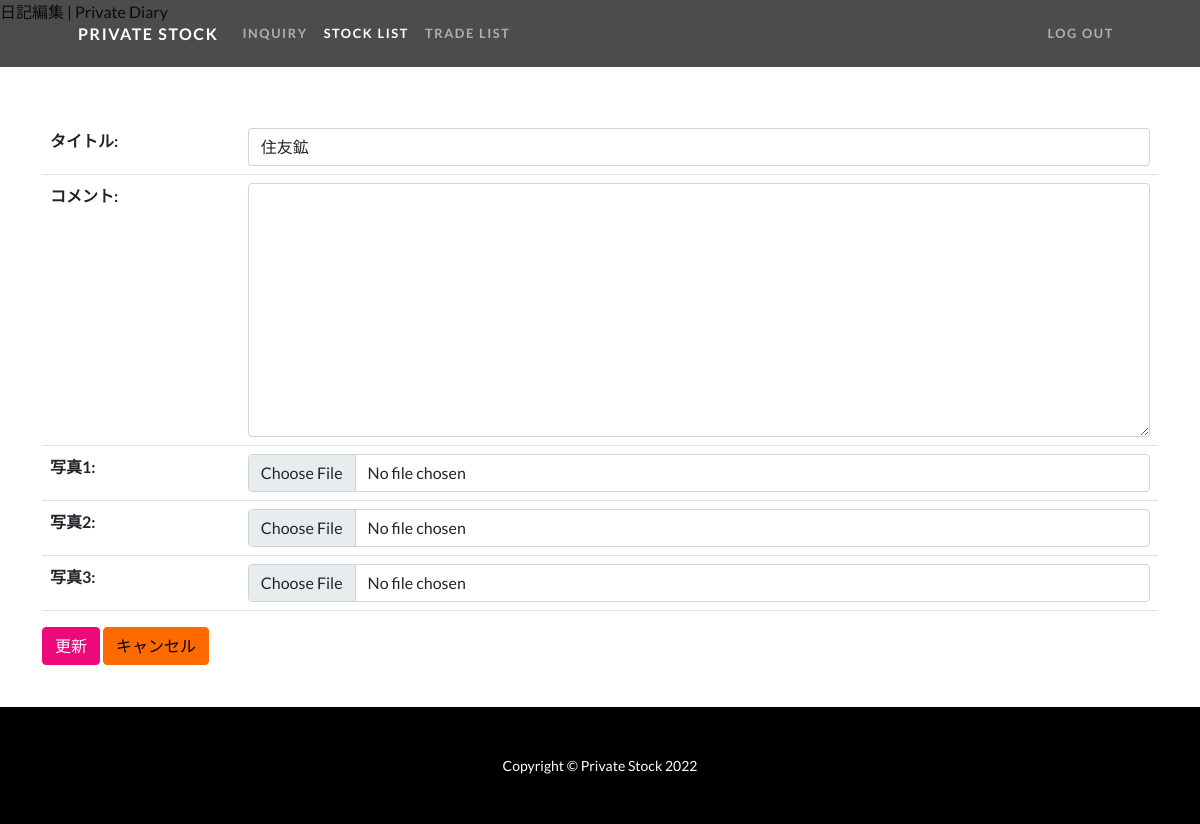
/stock-update/5713/ (signed in), run on an earlier commit of the app's database.
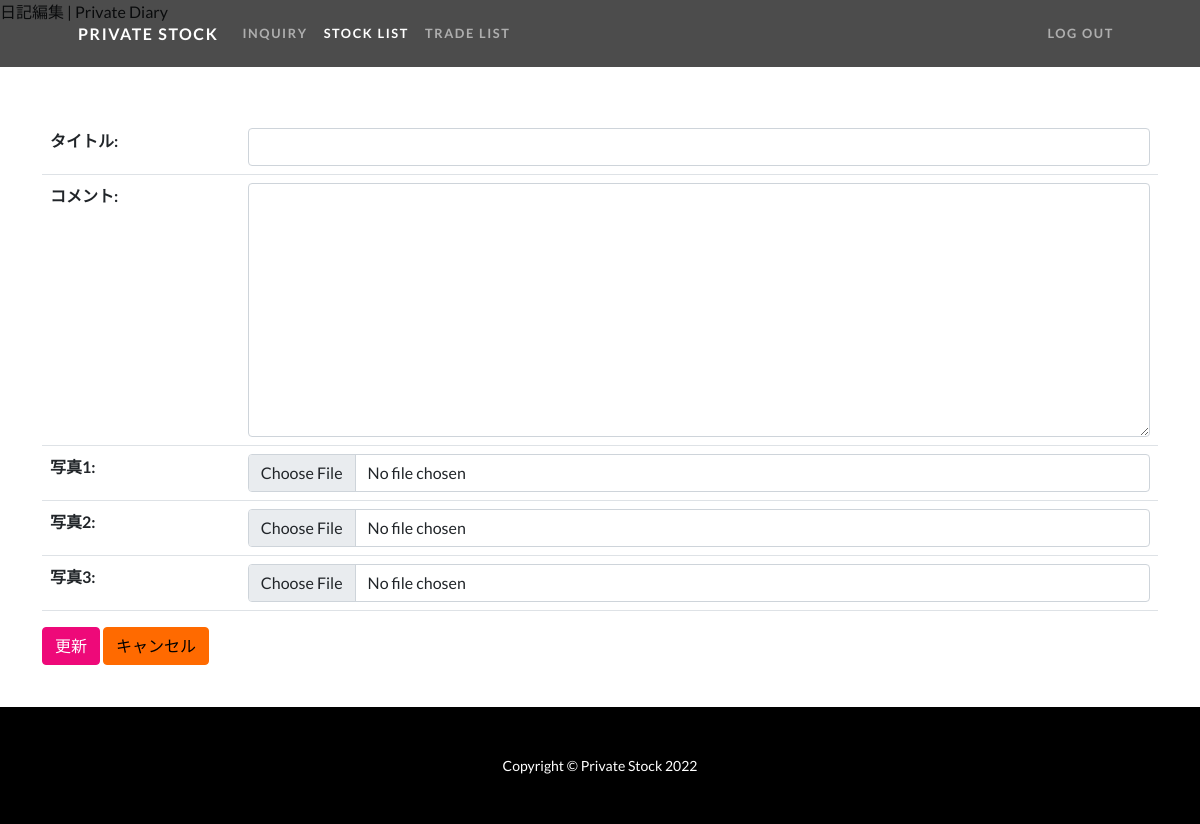
And on a later commit of the database.
### stock/models.py (models this page shows, shortened)
class Stock(models.Model):
    Symbol = models.CharField(max_length=6, default='', primary_key=True)
    SymbolName = models.CharField(null=True, verbose_name='タイトル', max_length=40)
    Price = models.IntegerField(null=True)
    LeavesQty = models.IntegerField(null=True)
    CurrentPrice = models.DecimalField(null=True, decimal_places=0, max_digits=10)
    Valuation = models.DecimalField(null=True, decimal_places=0, max_digits=10)
    ProfitLoss = models.DecimalField(null=True, decimal_places=0, max_digits=10)
    ProfitLossRate = models.DecimalField(null=True, decimal_places=3, max_digits=6)
    comment = models.TextField(verbose_name='コメント', blank=True, null=True)
    user = models.ForeignKey(CustomUser, verbose_name='ユーザー', on_delete=models.PROTECT)
    title = models.CharField(verbose_name='タイトル', max_length=40)
    photo1 = models.ImageField(verbose_name='写真1', blank=True, null=True)
    photo2 = models.ImageField(verbose_name='写真2', blank=True, null=True)
    photo3 = models.ImageField(verbose_name='写真3', blank=True, null=True)
    created_at = models.DateTimeField(verbose_name='作成日時', auto_now_add=True)
    updated_at = models.DateTimeField(verbose_name='更新日時', auto_now=True)
    holding = models.BooleanField(default=False)  # Stock hold or not.
    period = models.IntegerField(default=7)
    period_type = models.CharField(default='day', verbose_name='期間表示タイプ', max_length=10)
    class Meta:
        verbose_name_plural = 'Stock'

### stock/views.py (the view, shortened to what this page needs)
# urls.py: path('stock-update/<str:pk>/', views.StockUpdateView.as_view(), name="stock_update"),
class StockUpdateView(LoginRequiredMixin, OnlyYouMixin, generic.UpdateView):
    model = Stock
    template_name = 'stock_update.html'
    form_class = StockCreateForm

### stock/forms.py
class StockCreateForm(forms.ModelForm):
    class Meta:
        model = Stock
        fields = ('title', 'comment', 'photo1', 'photo2', 'photo3',)
    def __init__(self, *args, **kwargs):
        super().__init__(*args, **kwargs)
        for field in self.fields.values():
            field.widget.attrs['class'] = 'form-control'

### stock/views.py (called while the page is built)
    def test_func(self):
        stock = get_object_or_404(Stock, pk=self.kwargs['pk'])
        return self.request.user == stock.user

### stock/templates/stock_update.html (shortened to what this page needs)
{% extends 'base.html' %}
{% load static %}
{% block active_stock_list %}active{% endblock %}
{% block contents %}
<div class="container my-div-style">
    <div class="row">
        <form method="POST" enctype='multipart/form-data'>
            <table class="table">
                {{ form.as_table }}
            </table>
            <button class="btn btn-primary" type="submit">更新</button>
            <a class="btn btn-secondary ml-2" href="{% url 'stock:stock_detail' object.pk %}">キャンセル</a>
        </form>
    </div>
</div>
{% endblock %}

### stock/templates/base.html (shortened to what this page needs)
{% load static %}
<html lang="ja">
<head>
    <link href="{% static 'css/one-page-wonder.css' %}" rel="stylesheet"/>
    <link rel="stylesheet" type="text/css" href="{% static 'css/mystyle.css' %}">
</head>
<body>
<div id="wrapper">
    <nav class="navbar navbar-expand-lg navbar-dark navbar-custom fixed-top">
        <div class="container px-5">
            <a class="navbar-brand" href="{% url 'stock:index' %}">PRIVATE Stock</a>
            <div class="collapse navbar-collapse" id="navbarResponsive">
                <ul class="navbar-nav me-auto">
                    <li class="nav-item">
                        <a class="nav-link {% block active_inquiry %}{% endblock %}" href="{% url 'stock:inquiry' %}">INQUIRY</a>
                    </li>
                    {% if user.is_authenticated %}
                    <li class="nav-item">
                        <a class="nav-link {% block active_stock_list %}{% endblock %}"
                           href="{% url 'stock:stock_list' %}">STOCK LIST</a>
                    </li>
                     <li class="nav-item">
                        <a class="nav-link {% block active_trade_list %}{% endblock %}"
                           href="{% url 'stock:trade_list' %}">TRADE LIST</a>
                    </li>
                    {% endif %}
                </ul>
                <ul class="navbar-nav ms-auto">
                    {% if user.is_authenticated %}
                    <li class="nav-item">
                        <a class="nav-link" href="{% url 'account_logout' %}">Log Out</a>
                    </li>
                    {% endif %}
                </ul>
            </div>
        </div>
    </nav>
    {% block contents%}{% endblock %}
    <footer class="py-5 bg-black">
        <div class="container px-5"><p class="m-0 text-center text-white small">Copyright &copy; Private Stock 2022</p>
        </div>
    </footer>
</div>
</body>
</html>

### static/css/mystyle.css (style rules this page uses)
body, #wrapper { display: flex; flex-direction: column; min-height: 100vh; }
footer { margin-top: auto; }
.my-div-style { margin-top: 6rem; }

What changed in the data, as far as the page shows it:
changed Stock: title "住友鉱" → (not shown)
